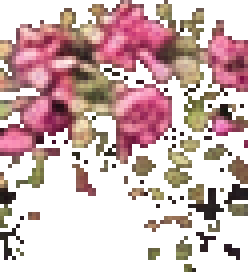
#> input picture assets/reverie_custom/royal_gardens/production/pink_flower_shrub.png, 62 x 68 px, found by its file name (shown 4 times larger)
$ python detect_crop_separators.py
#> lines starting #> are read from the running program, lines starting #| are printed output that depends on the picture; after the words box and inside, x2 and y2 are one past the last pixel; in counts of white or black regions, pixels touching at a corner belong together
from PIL import Image
from pathlib import Path
r=Path(r"C:\Users\quoth\Documents\Default Project\project-fantasy\assets\reverie_custom\royal_gardens\production")
for n in ["pink_flower_shrub.png","purple_flower_shrub.png","violet_flower_shrub.png","white_flower_shrub.png","round_rose_shrub.png"]:
 im=Image.open(r/n).convert("RGBA"); a=im.getchannel("A")
#> further down, im is the input picture: PIL image 62x68 RGBA; mean R, G, B, A 77.8, 51.3, 51.1, 126.2
#> after `a = im.getchannel('A')`:
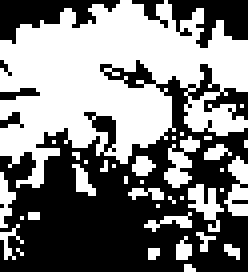
#> a: PIL image 62x68 L (shown 4 times larger); 49.5% white; 36 white regions (28 under 20 px), largest, box (x1, y1, x2, y2) and area: (0, 0, 62, 47) 1685, (41, 34, 50, 47) 57, (56, 39, 62, 54) 55
 print("\n",n,im.size)
#|  pink_flower_shrub.png (62, 68)
 for y in range(im.height-12,im.height):
  row=[im.getpixel((x,y)) for x in range(im.width)]
  opaque=sum(v[3]>0 for v in row)
  dark=sum(v[3]>0 and max(v[:3])<135 for v in row)
  print(y,opaque,dark)
#> this loop made 12 passes
#> (opaque, dark) on passes 1 to 12: (12, 9), (5, 5), (6, 6), (8, 8), (4, 4), (9, 9), (16, 16), (13, 10), (8, 8), (0, 0), (2, 2), (3, 3)
#| 56 12 9
#| 57 5 5
#| 58 6 6
#| 59 8 8
#| 60 4 4
#| 61 9 9
#| 62 16 16
#| 63 13 10
#> (further printed lines are left out)
#> pass 2 of the loop `for n in ["pink_flower_shrub.png","purple_flower_shrub.png","violet_fl..`:
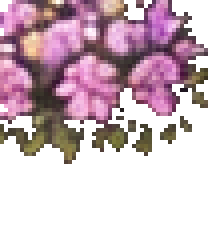
#> input picture assets/reverie_custom/royal_gardens/production/purple_flower_shrub.png, 54 x 60 px, found by its file name (shown 4 times larger)
#> im is the input picture: PIL image 54x60 RGBA; mean R, G, B, A 74.9, 52.7, 62.7, 122.9
#> `a = im.getchannel('A')`:
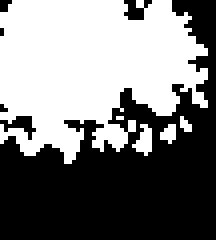
#> a: PIL image 54x60 L (shown 4 times larger); 48.2% white; 5 white regions (3 under 20 px), largest, box (x1, y1, x2, y2) and area: (0, 0, 52, 41) 1513, (33, 31, 38, 39) 24
#|  purple_flower_shrub.png (54, 60)
#> the loop `for y in range(im.height-12,im.height):` made 12 passes
#| 48 0 0
#| 49 0 0
#| 50 0 0
#| 51 0 0
#| 52 0 0
#> (further printed lines are left out)
#> pass 3 of the loop `for n in ["pink_flower_shrub.png","purple_flower_shrub.png","violet_fl..`:
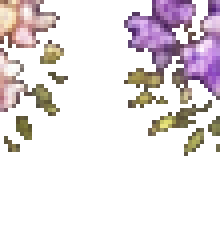
#> input picture assets/reverie_custom/royal_gardens/production/violet_flower_shrub.png, 55 x 60 px, found by its file name (shown 4 times larger)
#> im is the input picture: PIL image 55x60 RGBA; mean R, G, B, A 38.5, 31.3, 33.8, 62
#> `a = im.getchannel('A')`:
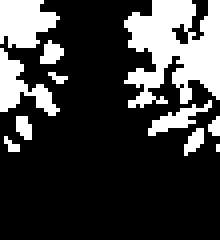
#> a: PIL image 55x60 L (shown 4 times larger); 24.3% white; 11 white regions (5 under 20 px), largest, box (x1, y1, x2, y2) and area: (31, 0, 55, 27) 421, (0, 0, 15, 12) 132, (0, 12, 15, 29) 104, (37, 25, 53, 34) 51, (10, 10, 16, 16) 24, (46, 32, 51, 39) 21
#|  violet_flower_shrub.png (55, 60)
#> the loop made 5 passes; the first 3 are shown
